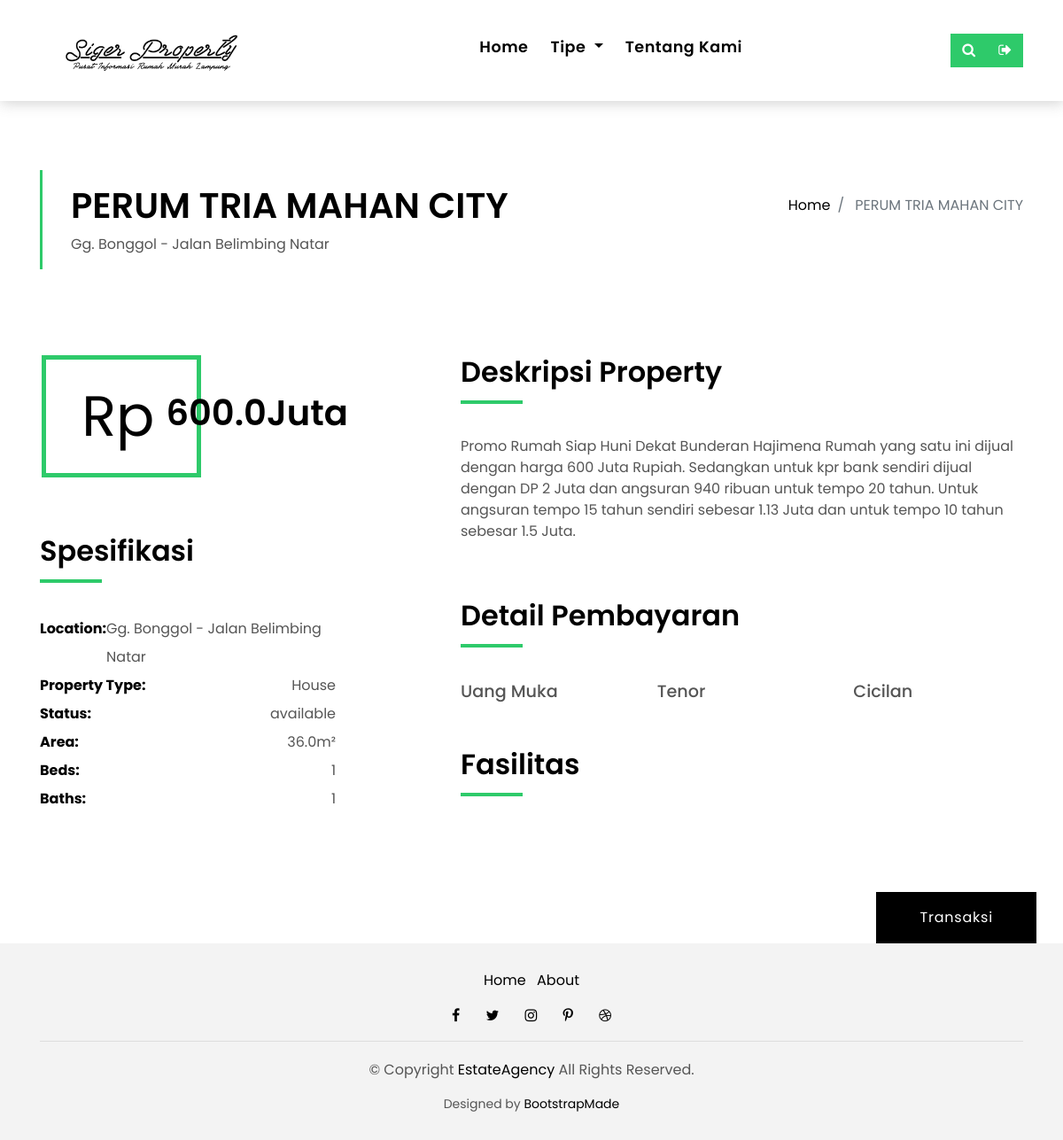
Page /estate_detail/2/ on the earlier database version.
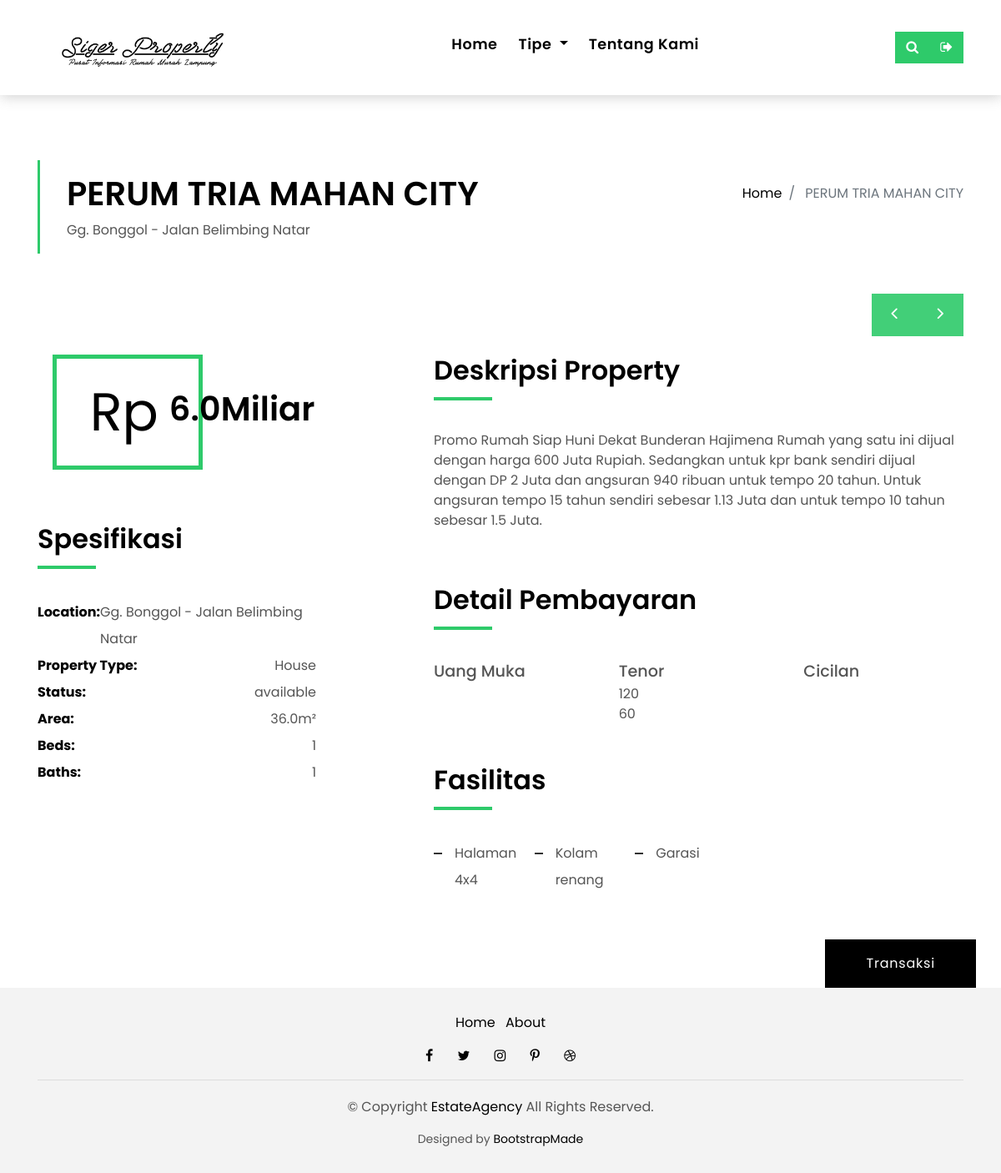
Same page on the later database version.
### property/models.py (models this page shows, shortened)
class Estate(models.Model):
    PROPERTY_STATE = (
        ("available", 'Tersedia'),
        ("booked", 'Booking'),
        ("sold", 'Terjual'),
    )
    name = models.CharField(max_length=50, verbose_name="Nama")
    lot_type = models.CharField(
        max_length=50, verbose_name="Tipe Rumah"
    )
    lot_length = models.FloatField(verbose_name="Panjang")
    lot_width = models.FloatField(verbose_name="Lebar")
    price = models.DecimalField(
        default=0.00,
        verbose_name="Harga",
        max_digits=18,
        decimal_places=2
    )
    description = models.TextField(
        default="", verbose_name="Deskripsi"
    )
    locations = models.TextField(
        default="", verbose_name="Lokasi"
    )
    picture = models.ImageField(
        verbose_name="Gambar Thumbnail",
        null=True, blank=True, upload_to="media/"
    )
    bedroom = models.IntegerField(default=1, verbose_name="Kamar Tidur")
    bathroom = models.IntegerField(default=1, verbose_name="Kamar Mandi")
    state = models.CharField(
        default="available",
        max_length=50,
        verbose_name="Status",
        choices=PROPERTY_STATE,
        blank=True
    )
    created_at = models.DateTimeField(auto_now_add=True)
    updated_at = models.DateTimeField(auto_now=True)

class EstateDetails(models.Model):
    estate = models.ForeignKey(Estate, on_delete=models.CASCADE)
    down_payment = models.DecimalField(
        default=0.00,
        max_digits=18,
        decimal_places=2,
        blank=True,
        null=True
    )
    tenor = models.IntegerField(
        default=0, blank=True, null=True
    )
    installment = models.DecimalField(
        default=0.00,
        max_digits=18,
        decimal_places=2,
        blank=True,
        null=True
    )
    created_at = models.DateTimeField(auto_now_add=True)
    updated_at = models.DateTimeField(auto_now=True)

class EstateAmenity(models.Model):
    estate = models.ForeignKey(Estate, on_delete=models.CASCADE)
    name = models.CharField(
        default="",
        max_length=50,
        blank=True,
        null=True
    )

### property/views.py (the view)
# urls.py: path('estate_detail/<int:pk>/', estate_detail, name="estate_detail"),
def estate_detail(request, pk):
    estate = get_object_or_404(Estate, pk=pk)
    logger.info(f"{request.user} mencoba masuk")
    templates = "estate/estate_detail.html"
    context = {
        "title": "Detail Rumah",
        "menu": "estate_detail_menu",
        "estate": estate,
        "estate_forms": EstateSearchForm(),
        "estate_gallery": estate.estategallery_set.all(),
        "estate_amenity": estate.estateamenity_set.all(),
        "estate_details": estate.estatedetails_set.all(),
    }
    return render(request, templates, context)

### property/templatetags/property_extras.py (called while the page is built)
@register.simple_tag()
def calculate_area(length, width, *args, **kwargs):
    return f"{length * width}m\u00b2"

@register.simple_tag()
def calculate_price(price, *args, **kwargs):
    display_price = float(price) / 1000000
    units = "Juta"
    if display_price >= 1000:
        display_price = display_price / 1000
        units = "Miliar"
    elif display_price >= 1000000:
        display_price = display_price / 1000000
        units = "Triliun"
    return f"{round(display_price, 2)}{units}"

@register.simple_tag()
def set_currency(currency, locale, nominal, *args, **kwargs):
    return format_currency(nominal, currency, locale=locale)

### property/templates/estate/estate_detail.html (shortened to what the changed rows need)
{% extends 'base.html' %}
{% load widget_tweaks %}
{% load property_extras %}
{% load static %}
{% block content %}
<section class="intro-single">
  <div class="container">
    <div class="row">
      <div class="col-md-12 col-lg-8">
        <div class="title-single-box">
          <h1 class="title-single">{{ estate.name }}</h1>
          <span class="color-text-a">{{ estate.locations }}</span>
        </div>
      </div>
      <div class="col-md-12 col-lg-4">
        <nav aria-label="breadcrumb" class="breadcrumb-box d-flex justify-content-lg-end">
          <ol class="breadcrumb">
            <li class="breadcrumb-item">
              <a href="{% url 'home' %}">Home</a>
            </li>
            <li class="breadcrumb-item active" aria-current="page">
              {{ estate.name }}
            </li>
          </ol>
        </nav>
      </div>
    </div>
  </div>
</section>
 <section class="property-single nav-arrow-b">
  <div class="container">
    <div class="row">
      <div class="col-sm-12">
        <div id="property-single-carousel" class="owl-carousel owl-arrow gallery-property">
        </div>
        <div class="row justify-content-between">
          <div class="col-md-5 col-lg-4">
            <div class="property-price d-flex justify-content-center foo">
              <div class="card-header-c d-flex">
                <div class="card-title-c align-self-center">
                  <h5 class="title-c">{% calculate_price estate.price %}</h5>
                </div>
              </div>
            </div>
            <div class="property-summary">
              <div class="summary-list">
                <ul class="list">
                  <li class="d-flex justify-content-between">
                    <strong>Location:</strong>
                    <span>{{ estate.locations }}</span>
                  </li>
                  <li class="d-flex justify-content-between">
                    <strong>Status:</strong>
                    <span>{{ estate.state }}</span>
                  </li>
                  <li class="d-flex justify-content-between">
                    <strong>Area:</strong>
                    <span>{% calculate_area estate.lot_length estate.lot_width %}
                    </span>
                  </li>
                  <li class="d-flex justify-content-between">
                    <strong>Beds:</strong>
                    <span>{{ estate.bedroom }}</span>
                  </li>
                  <li class="d-flex justify-content-between">
                    <strong>Baths:</strong>
                    <span>{{ estate.bathroom }}</span>
                  </li>
                </ul>
              </div>
            </div>
          </div>
          <div class="col-md-7 col-lg-7 section-md-t3">
            <div class="property-description">
              <p class="description color-text-a">
                {{ estate.description }}
              </p>
            </div>
            <div class="payment-detail">
              {% for item in estate_details %}
              <div class="row">
                <div class="col-4">{% set_currency 'IDR' 'id' item.down_payment %}</div>
                <div class="col-4">{{ item.tenor }}</div>
                <div class="col-4">{% set_currency 'IDR' 'id' item.installment %}</div>
              </div>
              {% endfor %}
            </div>
            <div class="amenities-list color-text-a">
              <ul class="list-a no-margin">
                {% for item in estate_amenity %}
                <li>{{ item.name }}</li>
                {% endfor %}
              </ul>
            </div>
          </div>
        </div>
      </div>
    </div>
    </div>
</section>
{% endblock %}

Differences in the rows shown:
changed Estate "PERUM TRIA MAHAN CITY": price "600.0Juta" → "6.0Miliar"
added EstateDetails: tenor "120"
added EstateDetails: tenor "60"
added EstateAmenity: name "Halaman 4x4"
added EstateAmenity: name "Kolam renang"
added EstateAmenity: name "Garasi"
